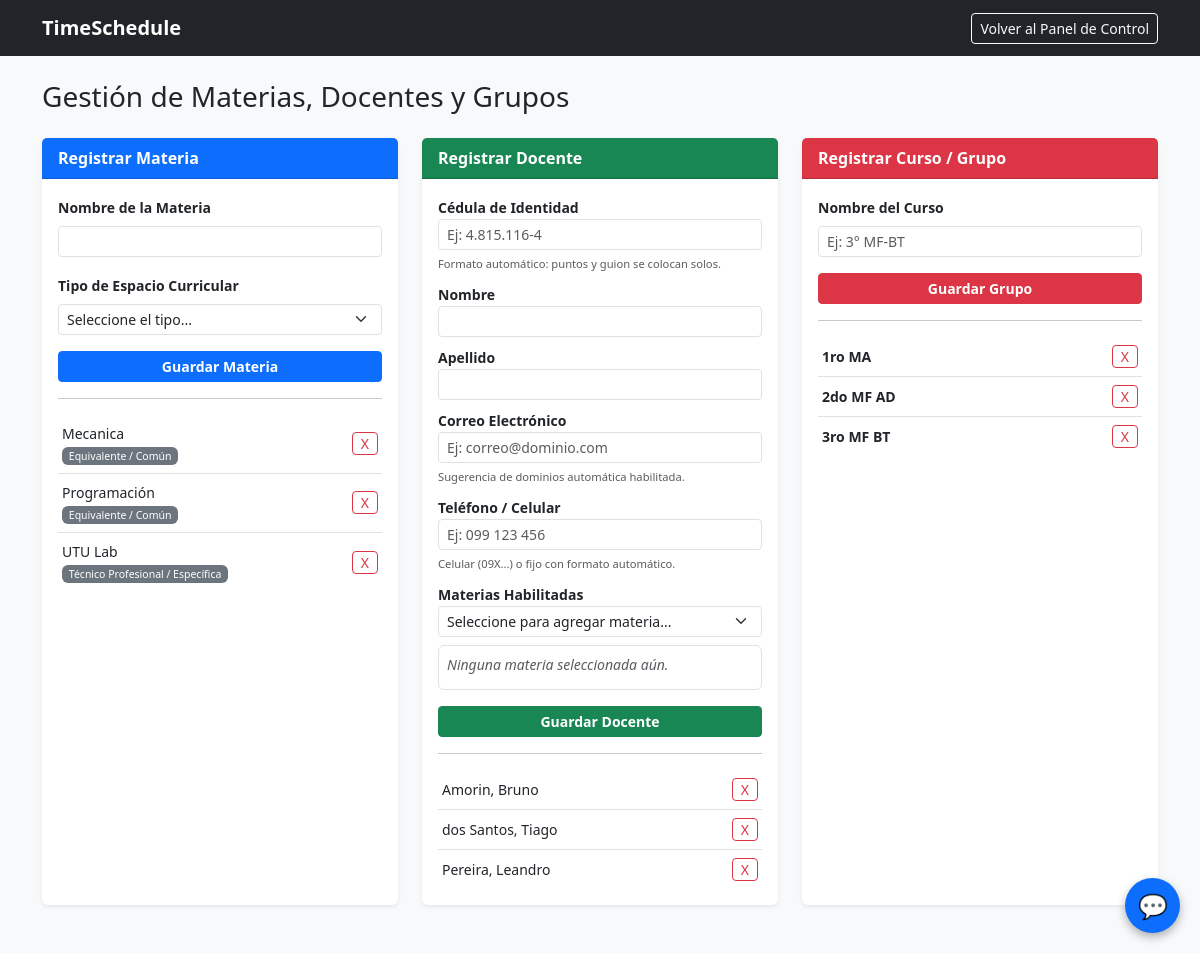
The app's page /gestion_catalogo.php (signed in) with its own data.
### tables this page shows
CREATE TABLE `materias` (
  `id` int(11) NOT NULL,
  `nombre` varchar(100) NOT NULL,
  `tipo` varchar(100) DEFAULT 'Equivalente / Común'
);

CREATE TABLE `docentes` (
  `id` int(11) NOT NULL,
  `ci` varchar(12) NOT NULL,
  `nombre` varchar(50) NOT NULL,
  `apellido` varchar(50) NOT NULL,
  `correo` varchar(100) DEFAULT NULL,
  `telefono` varchar(50) DEFAULT NULL
);

CREATE TABLE `grupos` (
  `id` int(11) NOT NULL,
  `nombre_grupo` varchar(50) NOT NULL,
  `turno` varchar(50) NOT NULL,
  `salon_id` int(11) DEFAULT NULL
);

### gestion_catalogo.php (the view, shortened to what this page needs)
<?php
require_once 'config/conexion.php';
$materias = $pdo->query("SELECT * FROM materias ORDER BY nombre ASC")->fetchAll();
$docentes = $pdo->query("SELECT * FROM docentes ORDER BY apellido ASC")->fetchAll();
$grupos = $pdo->query("SELECT * FROM grupos ORDER BY nombre_grupo ASC")->fetchAll();
?>
<!DOCTYPE html>
<html lang="es">
<head>
    <link href="https://cdn.jsdelivr.net/npm/bootstrap@5.3.0/dist/css/bootstrap.min.css" rel="stylesheet">
</head>
<body class="bg-light">
<nav class="navbar navbar-dark bg-dark mb-4">
    <div class="container">
        <a class="navbar-brand fw-bold" href="dashboard.php">TimeSchedule</a>
        <a href="dashboard.php" class="btn btn-outline-light btn-sm">Volver al Panel de Control</a>
    </div>
</nav>
<div class="container pb-5">
    <h3 class="mb-4">Gestión de Materias, Docentes y Grupos</h3>
    <div class="row g-4">
        <div class="col-md-4">
            <div class="card shadow-sm h-100 border-0">
                <div class="card-header bg-primary text-white fw-bold">Registrar Materia</div>
                <div class="card-body">
                    <form method="POST" class="mb-3">
                        <div class="mb-3">
                            <label class="form-label small fw-bold">Nombre de la Materia</label>
                            <input type="text" name="nombre_materia" class="form-control form-control-sm" required>
                        </div>
                        <div class="mb-3">
                            <label class="form-label small fw-bold">Tipo de Espacio Curricular</label>
                            <select name="tipo_materia" class="form-select form-select-sm" required>
                                <option value="">Seleccione el tipo...</option>
                            </select>
                        </div>
                        <button type="submit" name="crear_materia" class="btn btn-primary btn-sm w-100 fw-bold">Guardar Materia</button>
                    </form>
                    <hr>
                    <ul class="list-group list-group-flush small overflow-auto" style="max-height: 200px;">
                        <?php foreach ($materias as $m): ?>
                            <li class="list-group-item d-flex justify-content-between align-items-center px-1">
                                <div>
                                    <?= htmlspecialchars($m['nombre']) ?>
                                    <br>
                                    <span class="badge bg-secondary" style="font-size: 0.75em; font-weight: normal;">
                                        <?= htmlspecialchars($m['tipo'] ?? 'Sin asignar') ?>
                                    </span>
                                </div>
                                <a href="gestion_catalogo.php?eliminar_materia=<?= $m['id'] ?>" class="btn btn-sm btn-outline-danger py-0" onclick="return confirm('¿Eliminar materia?')">X</a>
                            </li>
                        <?php endforeach; ?>
                    </ul>
                </div>
            </div>
        </div>
        <div class="col-md-4">
            <div class="card shadow-sm h-100 border-0">
                <div class="card-header bg-success text-white fw-bold">Registrar Docente</div>
                <div class="card-body">
                    <form method="POST" class="mb-3">
                        <div class="mb-2">
                            <label class="form-label small fw-bold m-0">Cédula de Identidad</label>
                            <input type="text" name="ci_docente" id="ci_docente" class="form-control form-control-sm" placeholder="Ej: 4.815.116-4" maxlength="11" required>
                            <small class="text-muted" style="font-size: 0.7rem;">Formato automático: puntos y guion se colocan solos.</small>
                        </div>
                        <div class="mb-2">
                            <label class="form-label small fw-bold m-0">Nombre</label>
                            <input type="text" name="nombre_docente" class="form-control form-control-sm" required>
                        </div>
                        <div class="mb-2">
                            <label class="form-label small fw-bold m-0">Apellido</label>
                            <input type="text" name="apellido_docente" class="form-control form-control-sm" required>
                        </div>
                        <div class="mb-2">
                            <label class="form-label small fw-bold m-0">Correo Electrónico</label>
                            <input type="text" name="correo_docente" class="form-control form-control-sm" placeholder="Ej: correo@dominio.com" list="dominios-correo">
                            <small class="text-muted" style="font-size: 0.7rem;">Sugerencia de dominios automática habilitada.</small>
                        </div>
                        <div class="mb-2">
                            <label class="form-label small fw-bold m-0">Teléfono / Celular</label>
                            <input type="text" name="telefono_docente" id="telefono_docente" class="form-control form-control-sm" placeholder="Ej: 099 123 456" maxlength="11">
                            <small class="text-muted" style="font-size: 0.7rem;">Celular (09X...) o fijo con formato automático.</small>
                        </div>
                        <div class="mb-3">
                            <label class="form-label small fw-bold m-0">Materias Habilitadas</label>
                            <select id="select_materia_reg" class="form-select form-select-sm mb-2" onchange="agregarMateria(this, 'lista_materias_reg')">
                                <option value="">Seleccione para agregar materia...</option>
                            </select>
                            <div id="lista_materias_reg" class="border rounded p-2 bg-white d-flex flex-wrap gap-1" style="min-height: 45px; max-height: 100px; overflow-y: auto;">
                                <span class="text-muted small fst-italic placeholder-texto">Ninguna materia seleccionada aún.</span>
                            </div>
                        </div>
                        <button type="submit" name="crear_docente" class="btn btn-success btn-sm w-100 fw-bold">Guardar Docente</button>
                    </form>
                    <hr>
                    <ul class="list-group list-group-flush small overflow-auto" style="max-height: 120px;">
                        <?php foreach ($docentes as $d): ?>
                            <li class="list-group-item d-flex justify-content-between align-items-center px-1">
                                <?= htmlspecialchars($d['apellido'] . ', ' . $d['nombre']) ?>
                                <a href="gestion_catalogo.php?eliminar_docente=<?= $d['id'] ?>" class="btn btn-sm btn-outline-danger py-0" onclick="return confirm('¿Eliminar docente?')">X</a>
                            </li>
                        <?php endforeach; ?>
                    </ul>
                </div>
            </div>
        </div>
        <div class="col-md-4">
            <div class="card shadow-sm h-100 border-0">
                <div class="card-header bg-danger text-white fw-bold">Registrar Curso / Grupo</div>
                <div class="card-body">
                    <form method="POST" class="mb-3">
                        <div class="mb-3">
                            <label class="form-label small fw-bold">Nombre del Curso</label>
                            <input type="text" name="nombre_grupo" class="form-control form-control-sm" placeholder="Ej: 3° MF-BT" required>
                        </div>
                        <button type="submit" name="crear_grupo" class="btn btn-danger btn-sm w-100 fw-bold">Guardar Grupo</button>
                    </form>
                    <hr>
                    <ul class="list-group list-group-flush small overflow-auto" style="max-height: 200px;">
                        <?php foreach ($grupos as $g): ?>
                            <li class="list-group-item d-flex justify-content-between align-items-center px-1">
                                <strong><?= htmlspecialchars($g['nombre_grupo']) ?></strong>
                                <a href="gestion_catalogo.php?eliminar_grupo=<?= $g['id'] ?>" class="btn btn-sm btn-outline-danger py-0" onclick="return confirm('¿Eliminar grupo?')">X</a>
                            </li>
                        <?php endforeach; ?>
                    </ul>
                </div>
            </div>
        </div>
    </div>
</div>
<?php include 'includes/chatbot_ui.php'; ?>
</body>
</html>

### records on screen
materias: nombre "Mecanica", tipo "Equivalente / Común"
materias: nombre "Programación", tipo "Equivalente / Común"
materias: nombre "UTU Lab", tipo "Técnico Profesional / Específica"
docentes: apellido+nombre "Amorin, Bruno"
docentes: apellido+nombre "dos Santos, Tiago"
docentes: apellido+nombre "Pereira, Leandro"
grupos: nombre_grupo "1ro MA"
grupos: nombre_grupo "2do MF AD"
grupos: nombre_grupo "3ro MF BT"
